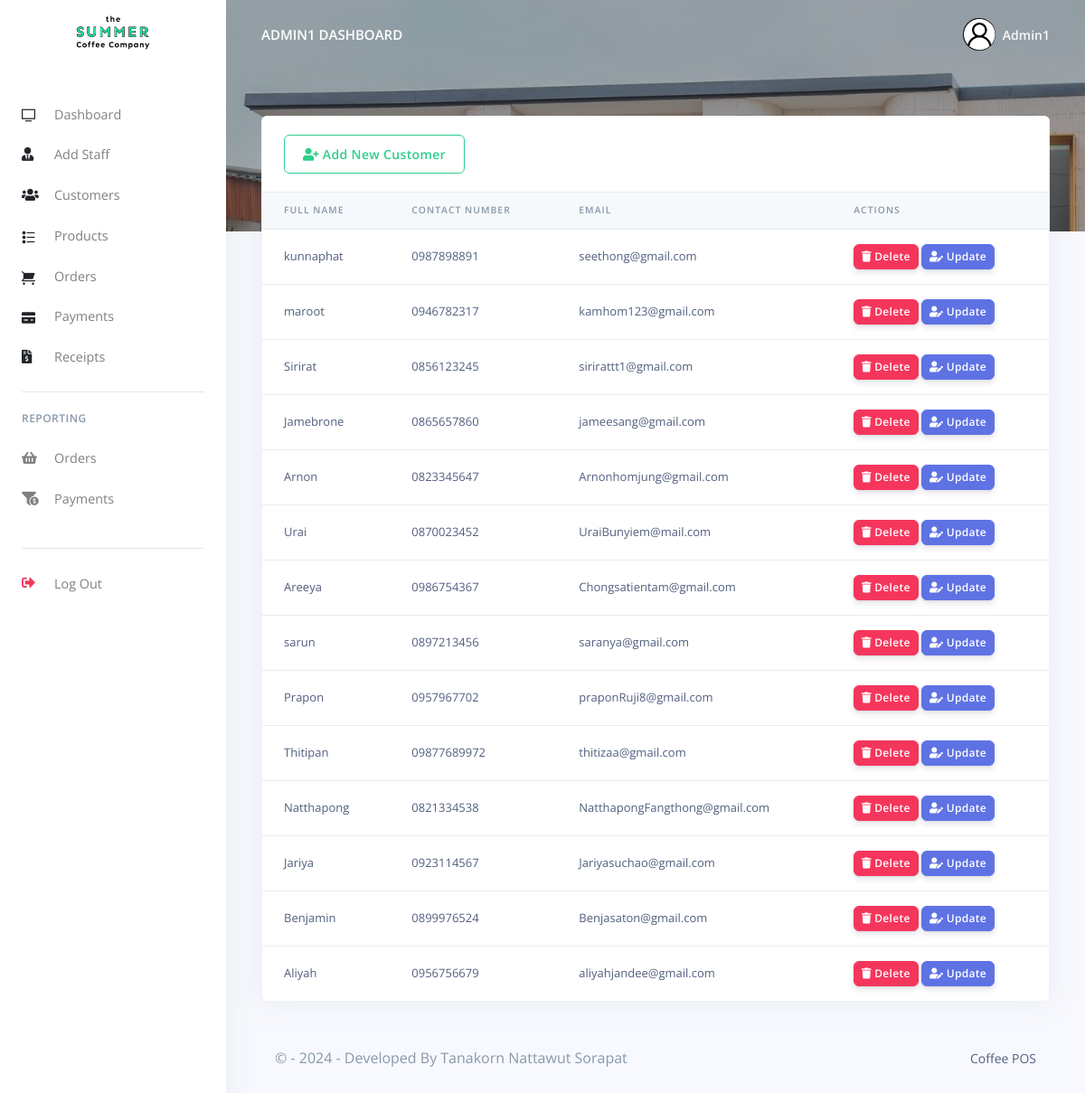
The app's page /Restro/admin/customes.php (signed in) with its own data.
### tables this page shows
CREATE TABLE `rpos_admin` (
  `admin_id` varchar(200) NOT NULL,
  `admin_name` varchar(200) NOT NULL,
  `admin_email` varchar(200) NOT NULL,
  `admin_password` varchar(200) NOT NULL
);

CREATE TABLE `rpos_customers` (
  `customer_id` varchar(200) NOT NULL,
  `customer_name` varchar(200) NOT NULL,
  `customer_phoneno` varchar(200) NOT NULL,
  `customer_email` varchar(200) NOT NULL,
  `customer_password` varchar(200) NOT NULL,
  `created_at` timestamp(6) NOT NULL DEFAULT CURRENT_TIMESTAMP(6) ON UPDATE CURRENT_TIMESTAMP(6)
);

### Restro/admin/customes.php (the view, shortened to what this page needs)
<?php
include('config/config.php');
require_once('partials/_head.php');
?>
<body>
  <?php
  require_once('partials/_sidebar.php');
  ?>
  <div class="main-content">
    <?php
    require_once('partials/_topnav.php');
    ?>
    <div class="container-fluid mt--8">
      <div class="row">
        <div class="col">
          <div class="card shadow">
            <div class="card-header border-0">
              <a href="add_customer.php" class="btn btn-outline-success">
                <i class="fas fa-user-plus"></i>
                Add New Customer
              </a>
            </div>
            <div class="table-responsive">
              <table class="table align-items-center table-flush">
                <thead class="thead-light">
                  <tr>
                    <th scope="col">Full Name</th>
                    <th scope="col">Contact Number</th>
                    <th scope="col">Email</th>
                    <th scope="col">Actions</th>
                  </tr>
                </thead>
                <tbody>
                  <?php
                  $ret = "SELECT * FROM  rpos_customers  ORDER BY `rpos_customers`.`created_at` DESC ";
                  $stmt = $mysqli->prepare($ret);
                  $stmt->execute();
                  $res = $stmt->get_result();
                  while ($cust = $res->fetch_object()) {
                  ?>
                    <tr>
                      <td><?php echo $cust->customer_name; ?></td>
                      <td><?php echo $cust->customer_phoneno; ?></td>
                      <td><?php echo $cust->customer_email; ?></td>
                      <td>
                        <a href="customes.php?delete=<?php echo $cust->customer_id; ?>">
                          <button class="btn btn-sm btn-danger">
                            <i class="fas fa-trash"></i>
                            Delete
                          </button>
                        </a>
                        <a href="update_customer.php?update=<?php echo $cust->customer_id; ?>">
                          <button class="btn btn-sm btn-primary">
                            <i class="fas fa-user-edit"></i>
                            Update
                          </button>
                        </a>
                      </td>
                    </tr>
                  <?php } ?>
                </tbody>
              </table>
            </div>
          </div>
        </div>
      </div>
      <?php
      require_once('partials/_footer.php');
      ?>
    </div>
  </div>
</body>
</html>

### Restro/admin/partials/_sidebar.php (shortened to what this page needs)
<?php
$admin_id = $_SESSION['admin_id'];
$ret = "SELECT * FROM  rpos_admin  WHERE admin_id = '$admin_id'";
$stmt = $mysqli->prepare($ret);
$stmt->execute();
$res = $stmt->get_result();
while ($admin = $res->fetch_object()) {
?>
  <nav class="navbar navbar-vertical fixed-left navbar-expand-md navbar-light bg-white" id="sidenav-main">
    <div class="container-fluid">
      <a class="navbar-brand pt-0" href="dashboard.php">
        <img src="assets/img/brand/cofpos1.png" class="navbar-brand-img" alt="...">
      </a>
      <div class="collapse navbar-collapse" id="sidenav-collapse-main">
        <ul class="navbar-nav">
          <li class="nav-item">
            <a class="nav-link" href="dashboard.php">
              <i class="ni ni-tv-2 text-dark"></i> Dashboard
            </a>
          </li>
          <li class="nav-item">
            <a class="nav-link" href="hrm.php">
              <i class="fas fa-user-tie text-dark"></i> Add Staff
            </a>
          </li>
          <li class="nav-item">
            <a class="nav-link" href="customes.php">
              <i class="fas fa-users text-dark"></i> Customers
            </a>
          </li>
          <li class="nav-item">
            <a class="nav-link" href="products.php">
              <i class="ni ni-bullet-list-67 text-dark"></i>Products
            </a>
          </li>
          <li class="nav-item">
            <a class="nav-link" href="orders.php">
              <i class="ni ni-cart text-dark"></i> Orders
            </a>
          </li>
          <li class="nav-item">
            <a class="nav-link" href="payments.php">
              <i class="ni ni-credit-card text-dark"></i> Payments
            </a>
          </li>
          <li class="nav-item">
            <a class="nav-link" href="receipts.php">
              <i class="fas fa-file-invoice-dollar text-dark"></i> Receipts
            </a>
          </li>
        </ul>
        <hr class="my-3">
        <h6 class="navbar-heading text-muted">Reporting</h6>
        <ul class="navbar-nav mb-md-3">
          <li class="nav-item">
            <a class="nav-link" href="orders_reports.php">
              <i class="fas fa-shopping-basket"></i> Orders
            </a>
          </li>
          <li class="nav-item">
            <a class="nav-link" href="payments_reports.php">
              <i class="fas fa-funnel-dollar"></i> Payments
            </a>
          </li>
        </ul>
        <hr class="my-3">
        <ul class="navbar-nav mb-md-3">
          <li class="nav-item">
            <a class="nav-link" href="logout.php">
              <i class="fas fa-sign-out-alt text-danger"></i> Log Out
            </a>
          </li>
        </ul>
      </div>
    </div>
  </nav>
<?php } ?>

### Restro/admin/partials/_topnav.php (shortened to what this page needs)
<?php
$admin_id = $_SESSION['admin_id'];
$ret = "SELECT * FROM  rpos_admin  WHERE admin_id = '$admin_id'";
$stmt = $mysqli->prepare($ret);
$stmt->execute();
$res = $stmt->get_result();
while ($admin = $res->fetch_object()) {
?>
    <nav class="navbar navbar-top navbar-expand-md navbar-dark" id="navbar-main">
        <div class="container-fluid">
            <a class="h4 mb-0 text-white text-uppercase d-none d-lg-inline-block" href="dashboard.php"><?php echo $admin->admin_name; ?> Dashboard</a>
            <ul class="navbar-nav align-items-center d-none d-md-flex">
                <li class="nav-item dropdown">
                    <a class="nav-link pr-0" href="#" role="button" data-toggle="dropdown" aria-haspopup="true" aria-expanded="false">
                        <div class="media align-items-center">
                            <span class="avatar avatar-sm rounded-circle">
                                <img alt="Image placeholder" src="assets/img/theme/user-a-min3.png">
                            </span>
                            <div class="media-body ml-2 d-none d-lg-block">
                                <span class="mb-0 text-sm  font-weight-bold"><?php echo $admin->admin_name; ?></span>
                            </div>
                        </div>
                    </a>
                </li>
            </ul>
        </div>
    </nav>
<?php } ?>

### records on screen
rpos_admin: admin_name "ADMIN1", admin_name "Admin1"
rpos_customers: customer_name "kunnaphat", customer_phoneno "0987898891", customer_email "seethong@gmail.com"
rpos_customers: customer_name "maroot", customer_phoneno "0946782317", customer_email "kamhom123@gmail.com"
rpos_customers: customer_name "Sirirat", customer_phoneno "0856123245", customer_email "sirirattt1@gmail.com"
rpos_customers: customer_name "Jamebrone", customer_phoneno "0865657860", customer_email "jameesang@gmail.com"
rpos_customers: customer_name "Arnon", customer_phoneno "0823345647", customer_email "Arnonhomjung@gmail.com"
rpos_customers: customer_name "Urai", customer_phoneno "0870023452", customer_email "UraiBunyiem@mail.com"
rpos_customers: customer_name "Areeya", customer_phoneno "0986754367", customer_email "Chongsatientam@gmail.com"
rpos_customers: customer_name "sarun", customer_phoneno "0897213456", customer_email "saranya@gmail.com"
rpos_customers: customer_name "Prapon", customer_phoneno "0957967702", customer_email "praponRuji8@gmail.com"
rpos_customers: customer_name "Thitipan", customer_phoneno "09877689972", customer_email "thitizaa@gmail.com"
rpos_customers: customer_name "Natthapong", customer_phoneno "0821334538", customer_email "NatthapongFangthong@gmail.com"
rpos_customers: customer_name "Jariya", customer_phoneno "0923114567", customer_email "Jariyasuchao@gmail.com"
rpos_customers: customer_name "Benjamin", customer_phoneno "0899976524", customer_email "Benjasaton@gmail.com"
rpos_customers: customer_name "Aliyah", customer_phoneno "0956756679", customer_email "aliyahjandee@gmail.com"
